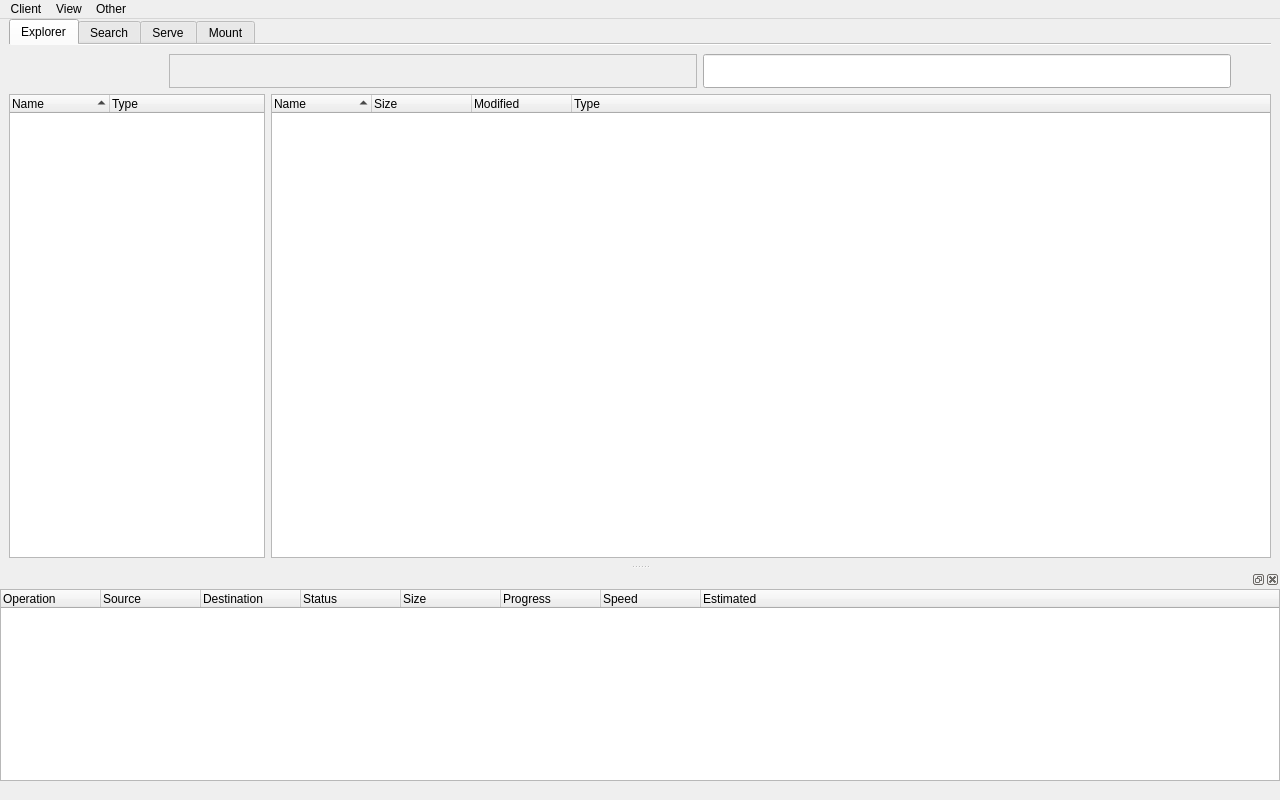
<?xml version="1.0" encoding="UTF-8"?>
<ui version="4.0">
 <class>MainWindow</class>
 <widget class="QMainWindow" name="MainWindow">
  <property name="geometry">
   <rect>
    <x>0</x>
    <y>0</y>
    <width>1280</width>
    <height>800</height>
   </rect>
  </property>
  <property name="windowTitle">
   <string notr="true">Rclone Navigator</string>
  </property>
  <widget class="QWidget" name="centralwidget">
   <layout class="QVBoxLayout" name="verticalLayout">
    <property name="topMargin">
     <number>0</number>
    </property>
    <property name="bottomMargin">
     <number>0</number>
    </property>
    <item>
     <widget class="QTabWidget" name="tabWidget">
      <property name="currentIndex">
       <number>0</number>
      </property>
      <property name="documentMode">
       <bool>true</bool>
      </property>
      <widget class="QWidget" name="tab_explorer">
       <attribute name="icon">
        <iconset theme="system-file-manager"/>
       </attribute>
       <attribute name="title">
        <string>Explorer</string>
       </attribute>
       <layout class="QVBoxLayout" name="verticalLayout_3">
        <property name="leftMargin">
         <number>0</number>
        </property>
        <property name="rightMargin">
         <number>0</number>
        </property>
        <property name="bottomMargin">
         <number>6</number>
        </property>
        <item>
         <layout class="QHBoxLayout" name="horizontalLayout">
          <item>
           <widget class="QPushButton" name="button_prev_history">
            <property name="enabled">
             <bool>false</bool>
            </property>
            <property name="sizePolicy">
             <sizepolicy hsizetype="Fixed" vsizetype="Fixed">
              <horstretch>0</horstretch>
              <verstretch>0</verstretch>
             </sizepolicy>
            </property>
            <property name="minimumSize">
             <size>
              <width>34</width>
              <height>34</height>
             </size>
            </property>
            <property name="maximumSize">
             <size>
              <width>34</width>
              <height>34</height>
             </size>
            </property>
            <property name="text">
             <string/>
            </property>
            <property name="icon">
             <iconset theme="go-previous"/>
            </property>
            <property name="flat">
             <bool>true</bool>
            </property>
           </widget>
          </item>
          <item>
           <widget class="QPushButton" name="button_next_history">
            <property name="enabled">
             <bool>false</bool>
            </property>
            <property name="sizePolicy">
             <sizepolicy hsizetype="Fixed" vsizetype="Fixed">
              <horstretch>0</horstretch>
              <verstretch>0</verstretch>
             </sizepolicy>
            </property>
            <property name="minimumSize">
             <size>
              <width>34</width>
              <height>34</height>
             </size>
            </property>
            <property name="maximumSize">
             <size>
              <width>34</width>
              <height>34</height>
             </size>
            </property>
            <property name="text">
             <string/>
            </property>
            <property name="icon">
             <iconset theme="go-next"/>
            </property>
            <property name="flat">
             <bool>true</bool>
            </property>
           </widget>
          </item>
          <item>
           <widget class="QPushButton" name="button_exit_dir">
            <property name="enabled">
             <bool>false</bool>
            </property>
            <property name="sizePolicy">
             <sizepolicy hsizetype="Fixed" vsizetype="Fixed">
              <horstretch>0</horstretch>
              <verstretch>0</verstretch>
             </sizepolicy>
            </property>
            <property name="minimumSize">
             <size>
              <width>34</width>
              <height>34</height>
             </size>
            </property>
            <property name="maximumSize">
             <size>
              <width>34</width>
              <height>34</height>
             </size>
            </property>
            <property name="text">
             <string/>
            </property>
            <property name="icon">
             <iconset theme="go-up"/>
            </property>
            <property name="flat">
             <bool>true</bool>
            </property>
           </widget>
          </item>
          <item>
           <widget class="QPushButton" name="button_update">
            <property name="minimumSize">
             <size>
              <width>34</width>
              <height>34</height>
             </size>
            </property>
            <property name="maximumSize">
             <size>
              <width>34</width>
              <height>34</height>
             </size>
            </property>
            <property name="icon">
             <iconset theme="view-refresh"/>
            </property>
            <property name="flat">
             <bool>true</bool>
            </property>
           </widget>
          </item>
          <item>
           <widget class="QScrollArea" name="scrollArea_explorer">
            <property name="sizePolicy">
             <sizepolicy hsizetype="Expanding" vsizetype="Fixed">
              <horstretch>0</horstretch>
              <verstretch>0</verstretch>
             </sizepolicy>
            </property>
            <property name="maximumSize">
             <size>
              <width>16777215</width>
              <height>34</height>
             </size>
            </property>
            <property name="frameShape">
             <enum>QFrame::Shape::NoFrame</enum>
            </property>
            <property name="verticalScrollBarPolicy">
             <enum>Qt::ScrollBarPolicy::ScrollBarAlwaysOff</enum>
            </property>
            <property name="widgetResizable">
             <bool>true</bool>
            </property>
            <widget class="QWidget" name="scrollAreaWidgetContents_3">
             <property name="geometry">
              <rect>
               <x>0</x>
               <y>0</y>
               <width>527</width>
               <height>34</height>
              </rect>
             </property>
             <layout class="QHBoxLayout" name="horizontalLayout_4">
              <property name="leftMargin">
               <number>0</number>
              </property>
              <property name="topMargin">
               <number>0</number>
              </property>
              <property name="rightMargin">
               <number>0</number>
              </property>
              <property name="bottomMargin">
               <number>0</number>
              </property>
              <item>
               <widget class="QFrame" name="path_list_frame">
                <property name="sizePolicy">
                 <sizepolicy hsizetype="Expanding" vsizetype="Fixed">
                  <horstretch>0</horstretch>
                  <verstretch>0</verstretch>
                 </sizepolicy>
                </property>
                <property name="minimumSize">
                 <size>
                  <width>0</width>
                  <height>34</height>
                 </size>
                </property>
                <property name="maximumSize">
                 <size>
                  <width>16777215</width>
                  <height>34</height>
                 </size>
                </property>
                <property name="frameShape">
                 <enum>QFrame::Shape::StyledPanel</enum>
                </property>
                <layout class="QHBoxLayout" name="horizontalLayout_3">
                 <property name="spacing">
                  <number>3</number>
                 </property>
                 <property name="leftMargin">
                  <number>0</number>
                 </property>
                 <property name="topMargin">
                  <number>0</number>
                 </property>
                 <property name="rightMargin">
                  <number>0</number>
                 </property>
                 <property name="bottomMargin">
                  <number>0</number>
                 </property>
                 <item>
                  <layout class="QHBoxLayout" name="path_list">
                   <property name="spacing">
                    <number>0</number>
                   </property>
                  </layout>
                 </item>
                 <item>
                  <widget class="QPushButton" name="pushButton_input_path">
                   <property name="sizePolicy">
                    <sizepolicy hsizetype="Expanding" vsizetype="Expanding">
                     <horstretch>0</horstretch>
                     <verstretch>0</verstretch>
                    </sizepolicy>
                   </property>
                   <property name="text">
                    <string notr="true"/>
                   </property>
                   <property name="flat">
                    <bool>true</bool>
                   </property>
                  </widget>
                 </item>
                </layout>
               </widget>
              </item>
             </layout>
            </widget>
           </widget>
          </item>
          <item>
           <widget class="QLineEdit" name="lineEdit_input_path">
            <property name="sizePolicy">
             <sizepolicy hsizetype="Expanding" vsizetype="Minimum">
              <horstretch>0</horstretch>
              <verstretch>0</verstretch>
             </sizepolicy>
            </property>
            <property name="clearButtonEnabled">
             <bool>true</bool>
            </property>
           </widget>
          </item>
          <item>
           <widget class="QPushButton" name="pushButton_explorer_search">
            <property name="minimumSize">
             <size>
              <width>34</width>
              <height>34</height>
             </size>
            </property>
            <property name="maximumSize">
             <size>
              <width>34</width>
              <height>34</height>
             </size>
            </property>
            <property name="text">
             <string/>
            </property>
            <property name="icon">
             <iconset theme="edit-find"/>
            </property>
            <property name="flat">
             <bool>true</bool>
            </property>
           </widget>
          </item>
         </layout>
        </item>
        <item>
         <layout class="QHBoxLayout" name="horizontalLayout_2">
          <item>
           <widget class="QTreeWidget" name="treeWidget_remotes">
            <property name="sizePolicy">
             <sizepolicy hsizetype="Preferred" vsizetype="Expanding">
              <horstretch>0</horstretch>
              <verstretch>0</verstretch>
             </sizepolicy>
            </property>
            <property name="contextMenuPolicy">
             <enum>Qt::ContextMenuPolicy::CustomContextMenu</enum>
            </property>
            <property name="rootIsDecorated">
             <bool>false</bool>
            </property>
            <property name="sortingEnabled">
             <bool>true</bool>
            </property>
            <column>
             <property name="text">
              <string>Name</string>
             </property>
            </column>
            <column>
             <property name="text">
              <string>Type</string>
             </property>
            </column>
           </widget>
          </item>
          <item>
           <widget class="QTreeWidget" name="treeWidget_files">
            <property name="contextMenuPolicy">
             <enum>Qt::ContextMenuPolicy::CustomContextMenu</enum>
            </property>
            <property name="dragEnabled">
             <bool>true</bool>
            </property>
            <property name="dragDropMode">
             <enum>QAbstractItemView::DragDropMode::DragOnly</enum>
            </property>
            <property name="defaultDropAction">
             <enum>Qt::DropAction::CopyAction</enum>
            </property>
            <property name="selectionMode">
             <enum>QAbstractItemView::SelectionMode::ExtendedSelection</enum>
            </property>
            <property name="rootIsDecorated">
             <bool>false</bool>
            </property>
            <property name="sortingEnabled">
             <bool>true</bool>
            </property>
            <column>
             <property name="text">
              <string>Name</string>
             </property>
            </column>
            <column>
             <property name="text">
              <string>Size</string>
             </property>
            </column>
            <column>
             <property name="text">
              <string>Modified</string>
             </property>
            </column>
            <column>
             <property name="text">
              <string>Type</string>
             </property>
            </column>
           </widget>
          </item>
         </layout>
        </item>
       </layout>
      </widget>
      <widget class="QWidget" name="tab_search">
       <attribute name="icon">
        <iconset theme="edit-find"/>
       </attribute>
       <attribute name="title">
        <string>Search</string>
       </attribute>
       <layout class="QVBoxLayout" name="verticalLayout_4">
        <property name="leftMargin">
         <number>0</number>
        </property>
        <property name="rightMargin">
         <number>0</number>
        </property>
        <item>
         <layout class="QHBoxLayout" name="horizontalLayout_5">
          <item>
           <widget class="QSplitter" name="splitter_search">
            <property name="orientation">
             <enum>Qt::Orientation::Horizontal</enum>
            </property>
            <property name="childrenCollapsible">
             <bool>false</bool>
            </property>
            <widget class="QLineEdit" name="lineEdit_search">
             <property name="placeholderText">
              <string>Search</string>
             </property>
            </widget>
            <widget class="QComboBox" name="comboBox_search">
             <property name="editable">
              <bool>true</bool>
             </property>
            </widget>
           </widget>
          </item>
          <item>
           <widget class="QPushButton" name="button_search">
            <property name="text">
             <string>Search</string>
            </property>
           </widget>
          </item>
         </layout>
        </item>
        <item>
         <widget class="QTreeWidget" name="treeWidget_search">
          <property name="contextMenuPolicy">
           <enum>Qt::ContextMenuPolicy::CustomContextMenu</enum>
          </property>
          <property name="dragEnabled">
           <bool>true</bool>
          </property>
          <property name="dragDropMode">
           <enum>QAbstractItemView::DragDropMode::DragOnly</enum>
          </property>
          <property name="selectionMode">
           <enum>QAbstractItemView::SelectionMode::ExtendedSelection</enum>
          </property>
          <property name="rootIsDecorated">
           <bool>false</bool>
          </property>
          <column>
           <property name="text">
            <string>Name</string>
           </property>
          </column>
          <column>
           <property name="text">
            <string>Size</string>
           </property>
          </column>
          <column>
           <property name="text">
            <string>Modified</string>
           </property>
          </column>
          <column>
           <property name="text">
            <string>Type</string>
           </property>
          </column>
          <column>
           <property name="text">
            <string>Path</string>
           </property>
          </column>
         </widget>
        </item>
       </layout>
      </widget>
      <widget class="QWidget" name="tab_serve">
       <attribute name="icon">
        <iconset theme="applications-internet"/>
       </attribute>
       <attribute name="title">
        <string>Serve</string>
       </attribute>
       <layout class="QVBoxLayout" name="verticalLayout_6">
        <property name="leftMargin">
         <number>0</number>
        </property>
        <property name="rightMargin">
         <number>0</number>
        </property>
        <item>
         <widget class="QPushButton" name="button_new_serve">
          <property name="text">
           <string>New serve</string>
          </property>
         </widget>
        </item>
        <item>
         <widget class="QSplitter" name="splitter_serve">
          <property name="orientation">
           <enum>Qt::Orientation::Vertical</enum>
          </property>
          <widget class="QTreeWidget" name="treeWidget_serve">
           <property name="contextMenuPolicy">
            <enum>Qt::ContextMenuPolicy::CustomContextMenu</enum>
           </property>
           <property name="rootIsDecorated">
            <bool>false</bool>
           </property>
           <column>
            <property name="text">
             <string>Protocol</string>
            </property>
           </column>
           <column>
            <property name="text">
             <string>Path</string>
            </property>
           </column>
           <column>
            <property name="text">
             <string>Address</string>
            </property>
           </column>
           <column>
            <property name="text">
             <string>Username</string>
            </property>
           </column>
           <column>
            <property name="text">
             <string>Password</string>
            </property>
           </column>
           <column>
            <property name="text">
             <string>Read-only</string>
            </property>
           </column>
           <column>
            <property name="text">
             <string>Remember</string>
            </property>
           </column>
          </widget>
          <widget class="QPlainTextEdit" name="plainTextEdit_serve">
           <property name="sizePolicy">
            <sizepolicy hsizetype="Expanding" vsizetype="Preferred">
             <horstretch>0</horstretch>
             <verstretch>0</verstretch>
            </sizepolicy>
           </property>
           <property name="readOnly">
            <bool>true</bool>
           </property>
           <property name="placeholderText">
            <string>Logs</string>
           </property>
          </widget>
         </widget>
        </item>
       </layout>
      </widget>
      <widget class="QWidget" name="tab_mount">
       <attribute name="icon">
        <iconset theme="drive-harddisk"/>
       </attribute>
       <attribute name="title">
        <string extracomment="noun">Mount</string>
       </attribute>
       <layout class="QVBoxLayout" name="verticalLayout_7">
        <property name="leftMargin">
         <number>0</number>
        </property>
        <property name="rightMargin">
         <number>0</number>
        </property>
        <item>
         <layout class="QHBoxLayout" name="horizontalLayout_6">
          <item>
           <widget class="QLabel" name="label">
            <property name="sizePolicy">
             <sizepolicy hsizetype="Fixed" vsizetype="Preferred">
              <horstretch>0</horstretch>
              <verstretch>0</verstretch>
             </sizepolicy>
            </property>
            <property name="text">
             <string>Remote path</string>
            </property>
           </widget>
          </item>
          <item>
           <widget class="QComboBox" name="comboBox_remote">
            <property name="sizePolicy">
             <sizepolicy hsizetype="Expanding" vsizetype="Fixed">
              <horstretch>0</horstretch>
              <verstretch>0</verstretch>
             </sizepolicy>
            </property>
            <property name="editable">
             <bool>true</bool>
            </property>
           </widget>
          </item>
          <item>
           <widget class="QLabel" name="label_2">
            <property name="sizePolicy">
             <sizepolicy hsizetype="Fixed" vsizetype="Preferred">
              <horstretch>0</horstretch>
              <verstretch>0</verstretch>
             </sizepolicy>
            </property>
            <property name="text">
             <string>Mount point</string>
            </property>
           </widget>
          </item>
          <item>
           <widget class="QComboBox" name="comboBox_mount_point">
            <property name="sizePolicy">
             <sizepolicy hsizetype="Expanding" vsizetype="Fixed">
              <horstretch>0</horstretch>
              <verstretch>0</verstretch>
             </sizepolicy>
            </property>
            <property name="editable">
             <bool>true</bool>
            </property>
           </widget>
          </item>
          <item>
           <widget class="QToolButton" name="toolButton_mount_point">
            <property name="text">
             <string notr="true">...</string>
            </property>
           </widget>
          </item>
          <item>
           <widget class="QPushButton" name="button_mount">
            <property name="sizePolicy">
             <sizepolicy hsizetype="Fixed" vsizetype="Fixed">
              <horstretch>0</horstretch>
              <verstretch>0</verstretch>
             </sizepolicy>
            </property>
            <property name="text">
             <string comment="verb">Mount</string>
            </property>
           </widget>
          </item>
         </layout>
        </item>
        <item>
         <widget class="QSplitter" name="splitter_mount">
          <property name="orientation">
           <enum>Qt::Orientation::Vertical</enum>
          </property>
          <widget class="QTreeWidget" name="treeWidget_mount">
           <property name="contextMenuPolicy">
            <enum>Qt::ContextMenuPolicy::CustomContextMenu</enum>
           </property>
           <property name="rootIsDecorated">
            <bool>false</bool>
           </property>
           <column>
            <property name="text">
             <string>Remote</string>
            </property>
           </column>
           <column>
            <property name="text">
             <string>Type</string>
            </property>
           </column>
           <column>
            <property name="text">
             <string>Mount point</string>
            </property>
           </column>
           <column>
            <property name="text">
             <string>Remember</string>
            </property>
           </column>
          </widget>
          <widget class="QPlainTextEdit" name="plainTextEdit_mount">
           <property name="sizePolicy">
            <sizepolicy hsizetype="Expanding" vsizetype="Preferred">
             <horstretch>0</horstretch>
             <verstretch>0</verstretch>
            </sizepolicy>
           </property>
           <property name="readOnly">
            <bool>true</bool>
           </property>
           <property name="placeholderText">
            <string>Logs</string>
           </property>
          </widget>
         </widget>
        </item>
       </layout>
      </widget>
     </widget>
    </item>
   </layout>
  </widget>
  <widget class="QMenuBar" name="menubar">
   <property name="geometry">
    <rect>
     <x>0</x>
     <y>0</y>
     <width>1280</width>
     <height>23</height>
    </rect>
   </property>
   <widget class="QMenu" name="menuClient">
    <property name="title">
     <string>Client</string>
    </property>
    <addaction name="action_new_remote"/>
    <addaction name="action_new_serve"/>
    <addaction name="separator"/>
    <addaction name="action_config_rclone"/>
    <addaction name="action_settings"/>
    <addaction name="separator"/>
    <addaction name="action_exit"/>
   </widget>
   <widget class="QMenu" name="menuOther">
    <property name="title">
     <string>Other</string>
    </property>
    <addaction name="action_about_qt"/>
    <addaction name="action_about"/>
   </widget>
   <widget class="QMenu" name="menuView">
    <property name="title">
     <string>View</string>
    </property>
    <addaction name="action_show_tasks"/>
    <addaction name="action_list_remotes"/>
   </widget>
   <addaction name="menuClient"/>
   <addaction name="menuView"/>
   <addaction name="menuOther"/>
  </widget>
  <widget class="QStatusBar" name="statusbar">
   <property name="sizeGripEnabled">
    <bool>false</bool>
   </property>
  </widget>
  <widget class="QDockWidget" name="dock_tasks">
   <attribute name="dockWidgetArea">
    <number>8</number>
   </attribute>
   <widget class="QWidget" name="dockWidgetContents">
    <layout class="QVBoxLayout" name="verticalLayout_2">
     <property name="spacing">
      <number>0</number>
     </property>
     <property name="leftMargin">
      <number>0</number>
     </property>
     <property name="topMargin">
      <number>0</number>
     </property>
     <property name="rightMargin">
      <number>0</number>
     </property>
     <property name="bottomMargin">
      <number>0</number>
     </property>
     <item>
      <widget class="QTreeWidget" name="treeWidget_tasks">
       <property name="contextMenuPolicy">
        <enum>Qt::ContextMenuPolicy::CustomContextMenu</enum>
       </property>
       <property name="rootIsDecorated">
        <bool>false</bool>
       </property>
       <column>
        <property name="text">
         <string>Operation</string>
        </property>
       </column>
       <column>
        <property name="text">
         <string>Source</string>
        </property>
       </column>
       <column>
        <property name="text">
         <string>Destination</string>
        </property>
       </column>
       <column>
        <property name="text">
         <string>Status</string>
        </property>
       </column>
       <column>
        <property name="text">
         <string>Size</string>
        </property>
       </column>
       <column>
        <property name="text">
         <string>Progress</string>
        </property>
       </column>
       <column>
        <property name="text">
         <string>Speed</string>
        </property>
       </column>
       <column>
        <property name="text">
         <string>Estimated</string>
        </property>
       </column>
      </widget>
     </item>
    </layout>
   </widget>
  </widget>
  <action name="action_new_remote">
   <property name="icon">
    <iconset theme="system-file-manager"/>
   </property>
   <property name="text">
    <string>New remote</string>
   </property>
  </action>
  <action name="action_exit">
   <property name="icon">
    <iconset theme="application-exit"/>
   </property>
   <property name="text">
    <string>Exit</string>
   </property>
  </action>
  <action name="action_about">
   <property name="icon">
    <iconset theme="help-about"/>
   </property>
   <property name="text">
    <string>About</string>
   </property>
  </action>
  <action name="action_list_remotes">
   <property name="checkable">
    <bool>true</bool>
   </property>
   <property name="checked">
    <bool>true</bool>
   </property>
   <property name="text">
    <string>List remotes</string>
   </property>
  </action>
  <action name="action_new_serve">
   <property name="icon">
    <iconset theme="applications-internet"/>
   </property>
   <property name="text">
    <string>New serve</string>
   </property>
  </action>
  <action name="action_settings">
   <property name="icon">
    <iconset theme="applications-development"/>
   </property>
   <property name="text">
    <string>Settings</string>
   </property>
  </action>
  <action name="action_show_tasks">
   <property name="text">
    <string>Show tasks</string>
   </property>
  </action>
  <action name="action_config_rclone">
   <property name="text">
    <string>Config Rclone</string>
   </property>
  </action>
  <action name="action_about_qt">
   <property name="text">
    <string>About Qt</string>
   </property>
  </action>
 </widget>
 <resources/>
 <connections/>
</ui>
